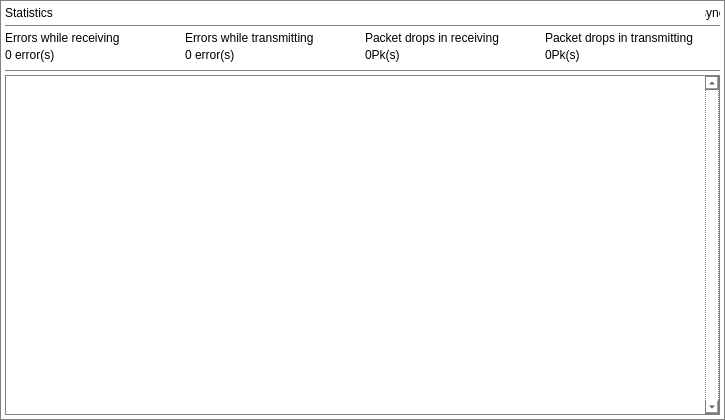
     <widget class="QFrame" name="ntwkncbx">
      <property name="geometry">
       <rect>
        <x>215</x>
        <y>30</y>
        <width>725</width>
        <height>420</height>
       </rect>
      </property>
      <property name="sizePolicy">
       <sizepolicy hsizetype="Fixed" vsizetype="Fixed">
        <horstretch>0</horstretch>
        <verstretch>0</verstretch>
       </sizepolicy>
      </property>
      <property name="minimumSize">
       <size>
        <width>725</width>
        <height>420</height>
       </size>
      </property>
      <property name="maximumSize">
       <size>
        <width>725</width>
        <height>315</height>
       </size>
      </property>
      <property name="styleSheet">
       <string notr="true">background: transparent; border: 1px solid #808080;</string>
      </property>
      <property name="frameShape">
       <enum>QFrame::StyledPanel</enum>
      </property>
      <property name="frameShadow">
       <enum>QFrame::Raised</enum>
      </property>
      <widget class="QLabel" name="ntwkstlb">
       <property name="geometry">
        <rect>
         <x>5</x>
         <y>5</y>
         <width>695</width>
         <height>15</height>
        </rect>
       </property>
       <property name="sizePolicy">
        <sizepolicy hsizetype="Fixed" vsizetype="Fixed">
         <horstretch>0</horstretch>
         <verstretch>0</verstretch>
        </sizepolicy>
       </property>
       <property name="minimumSize">
        <size>
         <width>695</width>
         <height>15</height>
        </size>
       </property>
       <property name="maximumSize">
        <size>
         <width>695</width>
         <height>15</height>
        </size>
       </property>
       <property name="styleSheet">
        <string notr="true">font: 600 10pt &quot;Inter&quot;; border: none;</string>
       </property>
       <property name="text">
        <string>Statistics</string>
       </property>
      </widget>
      <widget class="Line" name="ntwkln10">
       <property name="geometry">
        <rect>
         <x>5</x>
         <y>25</y>
         <width>715</width>
         <height>1</height>
        </rect>
       </property>
       <property name="sizePolicy">
        <sizepolicy hsizetype="Fixed" vsizetype="Fixed">
         <horstretch>0</horstretch>
         <verstretch>0</verstretch>
        </sizepolicy>
       </property>
       <property name="minimumSize">
        <size>
         <width>715</width>
         <height>1</height>
        </size>
       </property>
       <property name="maximumSize">
        <size>
         <width>715</width>
         <height>1</height>
        </size>
       </property>
       <property name="orientation">
        <enum>Qt::Horizontal</enum>
       </property>
      </widget>
      <widget class="QListWidget" name="ntwklist">
       <property name="enabled">
        <bool>true</bool>
       </property>
       <property name="geometry">
        <rect>
         <x>5</x>
         <y>75</y>
         <width>715</width>
         <height>340</height>
        </rect>
       </property>
       <property name="sizePolicy">
        <sizepolicy hsizetype="Fixed" vsizetype="Fixed">
         <horstretch>0</horstretch>
         <verstretch>0</verstretch>
        </sizepolicy>
       </property>
       <property name="minimumSize">
        <size>
         <width>715</width>
         <height>340</height>
        </size>
       </property>
       <property name="maximumSize">
        <size>
         <width>715</width>
         <height>340</height>
        </size>
       </property>
       <property name="focusPolicy">
        <enum>Qt::NoFocus</enum>
       </property>
       <property name="styleSheet">
        <string notr="true">border-radius: 0px;</string>
       </property>
       <property name="verticalScrollBarPolicy">
        <enum>Qt::ScrollBarAlwaysOn</enum>
       </property>
       <property name="editTriggers">
        <set>QAbstractItemView::NoEditTriggers</set>
       </property>
       <property name="alternatingRowColors">
        <bool>false</bool>
       </property>
      </widget>
      <widget class="Line" name="ntwkln11">
       <property name="geometry">
        <rect>
         <x>5</x>
         <y>70</y>
         <width>715</width>
         <height>1</height>
        </rect>
       </property>
       <property name="sizePolicy">
        <sizepolicy hsizetype="Fixed" vsizetype="Fixed">
         <horstretch>0</horstretch>
         <verstretch>0</verstretch>
        </sizepolicy>
       </property>
       <property name="minimumSize">
        <size>
         <width>715</width>
         <height>1</height>
        </size>
       </property>
       <property name="maximumSize">
        <size>
         <width>715</width>
         <height>1</height>
        </size>
       </property>
       <property name="orientation">
        <enum>Qt::Horizontal</enum>
       </property>
      </widget>
      <widget class="QLabel" name="ntwkertx">
       <property name="geometry">
        <rect>
         <x>5</x>
         <y>45</y>
         <width>175</width>
         <height>20</height>
        </rect>
       </property>
       <property name="sizePolicy">
        <sizepolicy hsizetype="Fixed" vsizetype="Fixed">
         <horstretch>0</horstretch>
         <verstretch>0</verstretch>
        </sizepolicy>
       </property>
       <property name="minimumSize">
        <size>
         <width>175</width>
         <height>20</height>
        </size>
       </property>
       <property name="maximumSize">
        <size>
         <width>175</width>
         <height>20</height>
        </size>
       </property>
       <property name="styleSheet">
        <string notr="true">font: 13pt &quot;Barlow&quot;; border: none;</string>
       </property>
       <property name="text">
        <string>0 error(s)</string>
       </property>
      </widget>
      <widget class="QLabel" name="ntwkerlb">
       <property name="geometry">
        <rect>
         <x>5</x>
         <y>30</y>
         <width>175</width>
         <height>15</height>
        </rect>
       </property>
       <property name="sizePolicy">
        <sizepolicy hsizetype="Fixed" vsizetype="Fixed">
         <horstretch>0</horstretch>
         <verstretch>0</verstretch>
        </sizepolicy>
       </property>
       <property name="minimumSize">
        <size>
         <width>175</width>
         <height>15</height>
        </size>
       </property>
       <property name="maximumSize">
        <size>
         <width>175</width>
         <height>15</height>
        </size>
       </property>
       <property name="styleSheet">
        <string notr="true">font: 10pt &quot;Inter&quot;; border: none;</string>
       </property>
       <property name="text">
        <string>Errors while receiving</string>
       </property>
      </widget>
      <widget class="QLabel" name="ntwkettx">
       <property name="geometry">
        <rect>
         <x>185</x>
         <y>45</y>
         <width>175</width>
         <height>20</height>
        </rect>
       </property>
       <property name="sizePolicy">
        <sizepolicy hsizetype="Fixed" vsizetype="Fixed">
         <horstretch>0</horstretch>
         <verstretch>0</verstretch>
        </sizepolicy>
       </property>
       <property name="minimumSize">
        <size>
         <width>175</width>
         <height>20</height>
        </size>
       </property>
       <property name="maximumSize">
        <size>
         <width>175</width>
         <height>20</height>
        </size>
       </property>
       <property name="styleSheet">
        <string notr="true">font: 13pt &quot;Barlow&quot;; border: none;</string>
       </property>
       <property name="text">
        <string>0 error(s)</string>
       </property>
      </widget>
      <widget class="QLabel" name="ntwketlb">
       <property name="geometry">
        <rect>
         <x>185</x>
         <y>30</y>
         <width>175</width>
         <height>15</height>
        </rect>
       </property>
       <property name="sizePolicy">
        <sizepolicy hsizetype="Fixed" vsizetype="Fixed">
         <horstretch>0</horstretch>
         <verstretch>0</verstretch>
        </sizepolicy>
       </property>
       <property name="minimumSize">
        <size>
         <width>175</width>
         <height>15</height>
        </size>
       </property>
       <property name="maximumSize">
        <size>
         <width>175</width>
         <height>15</height>
        </size>
       </property>
       <property name="styleSheet">
        <string notr="true">font: 10pt &quot;Inter&quot;; border: none;</string>
       </property>
       <property name="text">
        <string>Errors while transmitting</string>
       </property>
      </widget>
      <widget class="QLabel" name="ntwkdttx">
       <property name="geometry">
        <rect>
         <x>545</x>
         <y>45</y>
         <width>175</width>
         <height>20</height>
        </rect>
       </property>
       <property name="sizePolicy">
        <sizepolicy hsizetype="Fixed" vsizetype="Fixed">
         <horstretch>0</horstretch>
         <verstretch>0</verstretch>
        </sizepolicy>
       </property>
       <property name="minimumSize">
        <size>
         <width>175</width>
         <height>20</height>
        </size>
       </property>
       <property name="maximumSize">
        <size>
         <width>175</width>
         <height>20</height>
        </size>
       </property>
       <property name="styleSheet">
        <string notr="true">font: 13pt &quot;Barlow&quot;; border: none;</string>
       </property>
       <property name="text">
        <string>0Pk(s)</string>
       </property>
      </widget>
      <widget class="QLabel" name="ntwkdrtx">
       <property name="geometry">
        <rect>
         <x>365</x>
         <y>45</y>
         <width>175</width>
         <height>20</height>
        </rect>
       </property>
       <property name="sizePolicy">
        <sizepolicy hsizetype="Fixed" vsizetype="Fixed">
         <horstretch>0</horstretch>
         <verstretch>0</verstretch>
        </sizepolicy>
       </property>
       <property name="minimumSize">
        <size>
         <width>175</width>
         <height>20</height>
        </size>
       </property>
       <property name="maximumSize">
        <size>
         <width>175</width>
         <height>20</height>
        </size>
       </property>
       <property name="styleSheet">
        <string notr="true">font: 13pt &quot;Barlow&quot;; border: none;</string>
       </property>
       <property name="text">
        <string>0Pk(s)</string>
       </property>
      </widget>
      <widget class="QLabel" name="ntwkdtlb">
       <property name="geometry">
        <rect>
         <x>545</x>
         <y>30</y>
         <width>175</width>
         <height>15</height>
        </rect>
       </property>
       <property name="sizePolicy">
        <sizepolicy hsizetype="Fixed" vsizetype="Fixed">
         <horstretch>0</horstretch>
         <verstretch>0</verstretch>
        </sizepolicy>
       </property>
       <property name="minimumSize">
        <size>
         <width>175</width>
         <height>15</height>
        </size>
       </property>
       <property name="maximumSize">
        <size>
         <width>175</width>
         <height>15</height>
        </size>
       </property>
       <property name="styleSheet">
        <string notr="true">font: 10pt &quot;Inter&quot;; border: none;</string>
       </property>
       <property name="text">
        <string>Packet drops in transmitting</string>
       </property>
      </widget>
      <widget class="QLabel" name="ntwkdrlb">
       <property name="geometry">
        <rect>
         <x>365</x>
         <y>30</y>
         <width>175</width>
         <height>15</height>
        </rect>
       </property>
       <property name="sizePolicy">
        <sizepolicy hsizetype="Fixed" vsizetype="Fixed">
         <horstretch>0</horstretch>
         <verstretch>0</verstretch>
        </sizepolicy>
       </property>
       <property name="minimumSize">
        <size>
         <width>175</width>
         <height>15</height>
        </size>
       </property>
       <property name="maximumSize">
        <size>
         <width>175</width>
         <height>15</height>
        </size>
       </property>
       <property name="styleSheet">
        <string notr="true">font: 10pt &quot;Inter&quot;; border: none;</string>
       </property>
       <property name="text">
        <string>Packet drops in receiving</string>
       </property>
      </widget>
      <widget class="QPushButton" name="ntwkrfrs">
       <property name="geometry">
        <rect>
         <x>705</x>
         <y>5</y>
         <width>15</width>
         <height>15</height>
        </rect>
       </property>
       <property name="sizePolicy">
        <sizepolicy hsizetype="Fixed" vsizetype="Fixed">
         <horstretch>0</horstretch>
         <verstretch>0</verstretch>
        </sizepolicy>
       </property>
       <property name="minimumSize">
        <size>
         <width>15</width>
         <height>15</height>
        </size>
       </property>
       <property name="maximumSize">
        <size>
         <width>15</width>
         <height>15</height>
        </size>
       </property>
       <property name="cursor">
        <cursorShape>PointingHandCursor</cursorShape>
       </property>
       <property name="acceptDrops">
        <bool>false</bool>
       </property>
       <property name="styleSheet">
        <string notr="true">font: 10pt &quot;Font Awesome 5 Free&quot;; border: none;</string>
       </property>
       <property name="text">
        <string>sync</string>
       </property>
      </widget>
     </widget>
